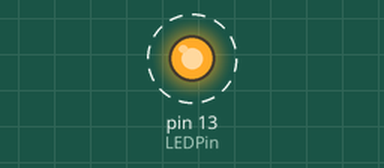
Recording of a sketch running on a simulated Arduino Uno, built with avr-gcc and run on an emulated ATmega328P. On the bench: output pins drawn as LEDs (lit = HIGH). Dashed ring = blinking.

Above: at 0.05 s.
Timing chart, 0 to 3.0 s (numbered marks = the images above):
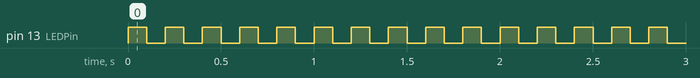

The sketch:

sketch_may03a.ino
```cpp
int LEDPin = 13;
int LEDPinon=100;
int LEDPinoff=100;
void setup() {
  // put your setup code here, to run once:
pinMode(LEDPin,OUTPUT);

}

void loop() {
  // put your main code here, to run repeatedly:
digitalWrite(LEDPin,HIGH);
delay(LEDPinon);
digitalWrite(LEDPin,LOW);
delay(LEDPinoff);
}
```

Measured:
- by itself, pin 13 (LEDPin): alternates HIGH for 0.10 s and LOW for 0.10 s
